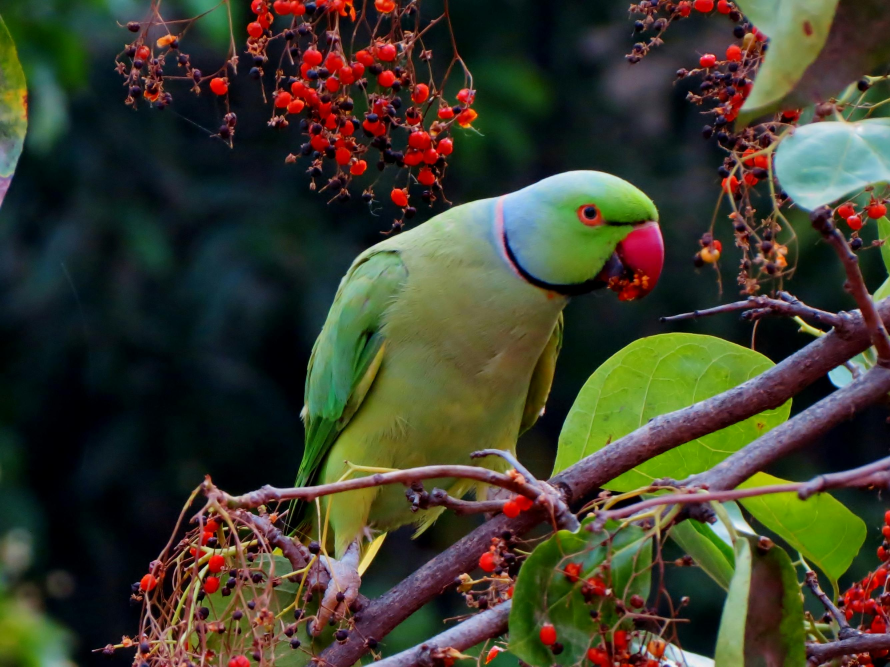
#> input picture openCV/Img Transformation Manipulation/parrot.jpg, 2670 x 2000 px (shown at 1/3 size)
$ python Rotation.py
#> lines starting #> are read from the running program, lines starting #| are printed output that depends on the picture
import cv2

image = cv2.imread("parrot.jpg")
#> image is the input picture: shape (2000, 2670, 3); mean B, G, R 45.7, 62.5, 62.7
image = cv2.resize(image, (500, 500))
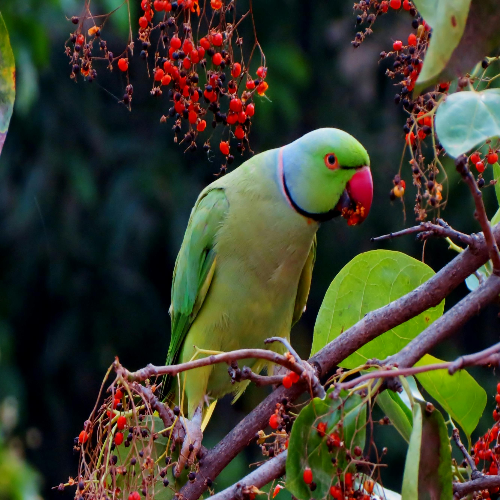
#> image: shape (500, 500, 3); mean B, G, R 45.7, 62.5, 62.7

if image is not None:
    width, height = image.shape[:2]
#> width = 500; height = 500
    center = (width // 2, height // 2)
#> center = (250, 250)
    rotation_matrix = cv2.getRotationMatrix2D(center, 45, 1)
    rotated_image = cv2.warpAffine(image, rotation_matrix, (width, height))
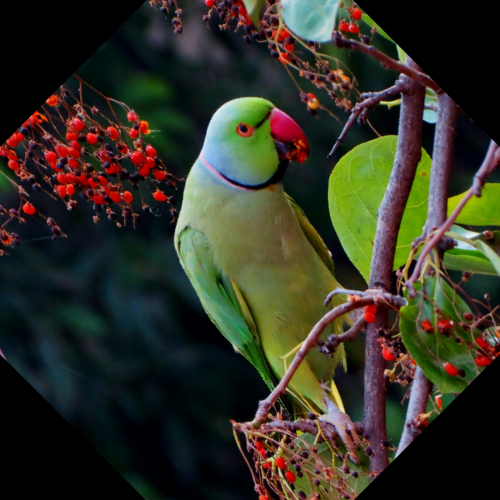
#> rotated_image: shape (500, 500, 3); mean B, G, R 37, 50.1, 50.5
    cv2.imwrite("rotated_parrot.jpg", rotated_image)
    print("Rotated image saved successfully")
    cv2.imshow("Rotated Image", rotated_image)
    cv2.waitKey(0)
    cv2.destroyAllWindows()
else:
    print("Image not found")
